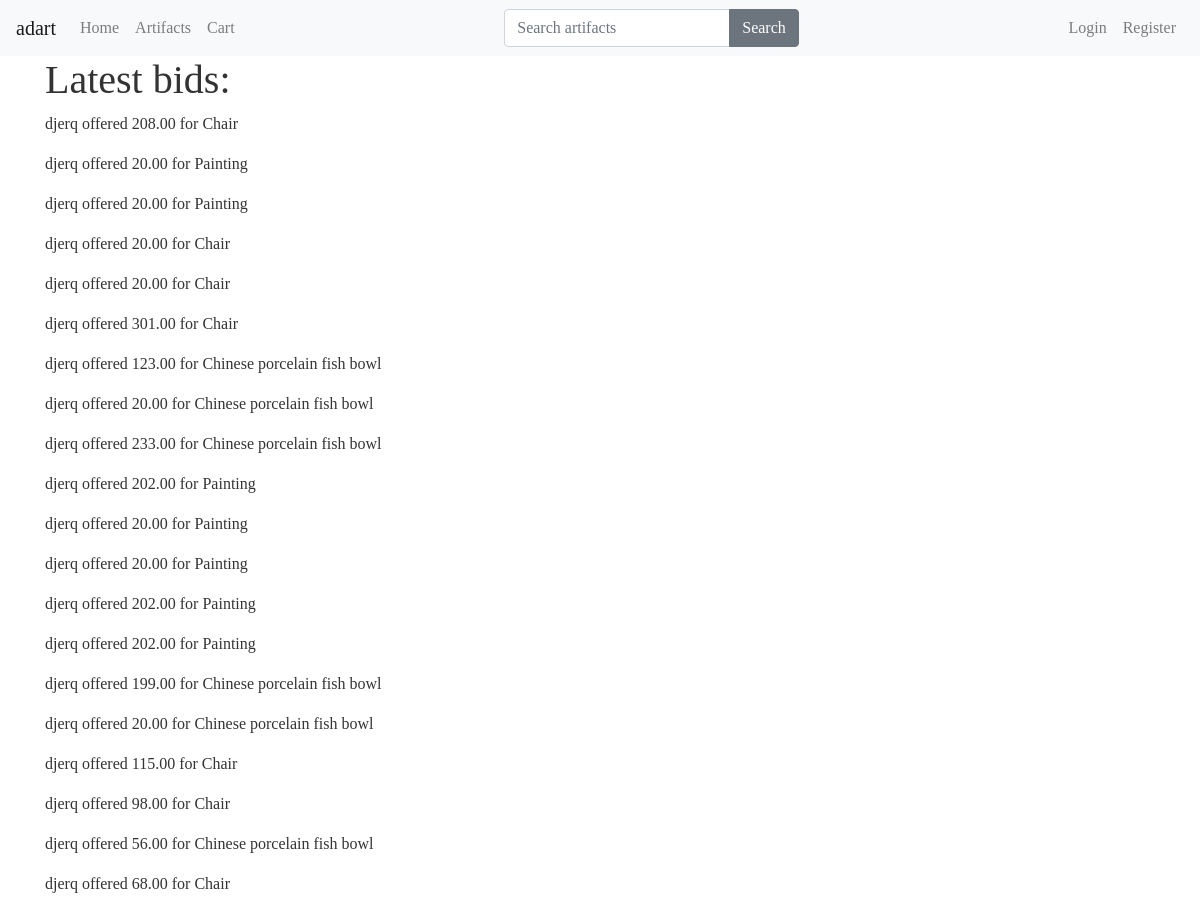
/bids/, run on an earlier commit of the app's database.
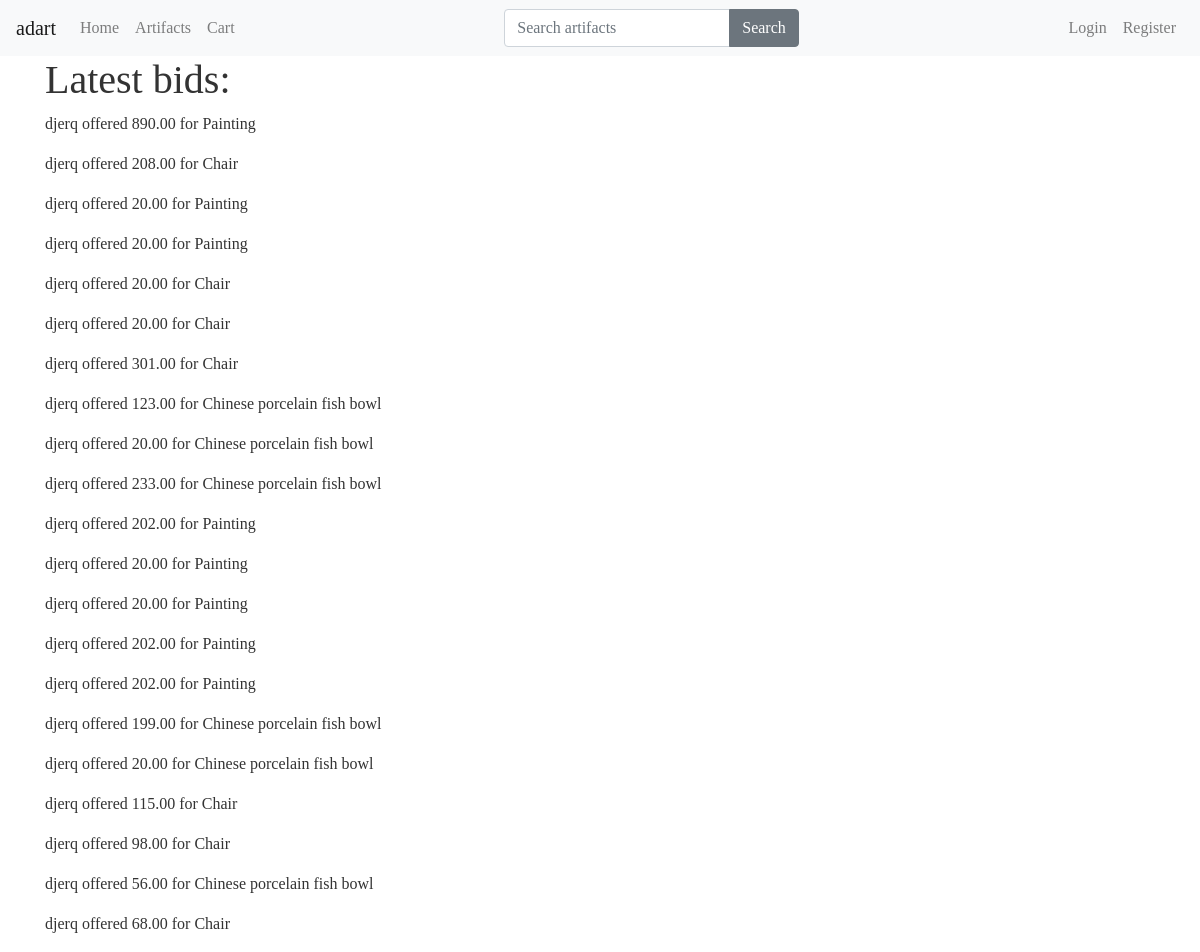
And on a later commit of the database.
### bids/models.py (models this page shows)
class Bid(models.Model):
    user = models.ForeignKey(User)
    artifact = models.ForeignKey(Artifact)
    offer = models.DecimalField(decimal_places=2, max_digits=20, default=20)
    def __str__(self):
        return str(self.artifact)

### artifacts/models.py (models this page shows, shortened)
class Artifact(models.Model):
    title = models.CharField(max_length=120)
    slug = models.SlugField(blank=True)
    description = models.TextField()
    min_price = models.DecimalField(decimal_places=2, max_digits=20, null=True)
    price = models.DecimalField(decimal_places=2, max_digits=20, null=True)
    deadline = models.DateTimeField()
    seller = models.ForeignKey(User)
    sold = models.BooleanField(default=False)
    image = models.ImageField(
        upload_to=upload_image_path, null=True, blank=True)
    year = models.CharField(max_length=120, default='unknown')
    origin = models.CharField(max_length=120, default='unknown')
    featured = models.BooleanField(default=False)
    objects = ArtifactManager()
    def __str__(self):
        return self.title

### bids/views.py (the view)
# urls.py: url(r'bids/$', bid_list, name='bids'),
def bid_list(request):
    bids = Bid.objects.all().order_by('-id')
    context = {
        'bids': bids
    }
    return render(request, 'bids/snippets/bids.html', context)

### bids/templates/bids/snippets/bids.html
{% extends 'base.html' %} {% block content%}
<div class="container ">
    <h1>Latest bids:</h1>
    <div>
        {% for bid in bids %}
        <p>{{bid.user}} offered {{bid.offer}} for {{ bid }}</p>
        {% endfor %}
    </div>
</div>
{% endblock %}

What changed in the data, as far as the page shows it:
added Bid: user "djerq", offer "890.00", artifact.title "Painting"
